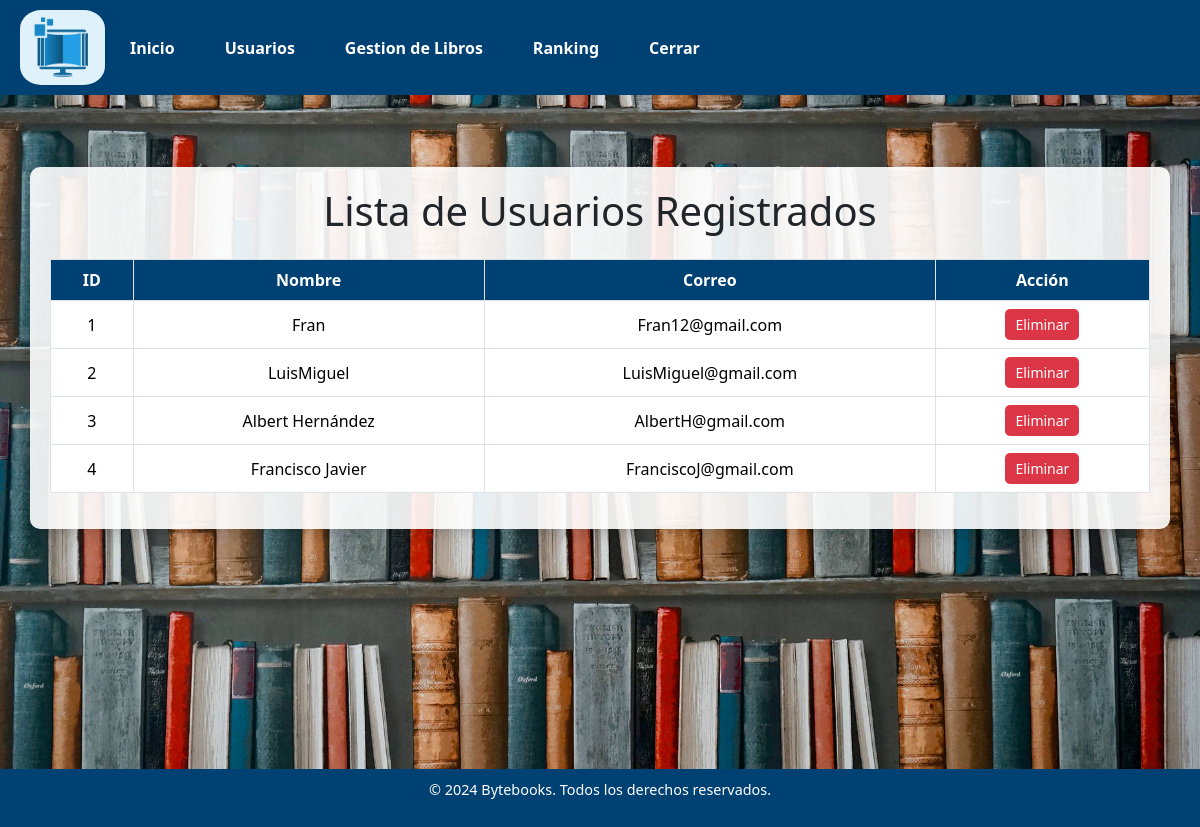
Screenshot of /admin/users with the database file from the repository.
### models.py (models this page shows, shortened)
class Usuario(db.Model):
    __tablename__ = 'usuario'
    id = db.Column(db.Integer, primary_key=True)  # ID único
    nombre = db.Column(db.String(80), nullable=False)  # Nombre del usuario
    correo = db.Column(db.String(120), unique=True, nullable=False)  # Correo único
    password = db.Column(db.String(120), nullable=False)  # Contraseña
    is_admin = db.Column(db.Boolean, default=False)  # Indicador si es administrador o no

### routes/admin_routes.py (the view)
@admin_bp.route('/users')
def users():
    usuarios = Usuario.query.all()
    return render_template('users.html', usuarios=usuarios)

### templates/admin/users.html (shortened to what this page needs)
<!DOCTYPE html>
<html lang="es">
<head>
    <link href="https://cdn.jsdelivr.net/npm/bootstrap@5.3.2/dist/css/bootstrap.min.css" rel="stylesheet">
</head>
<body>
    {% include 'admin/Cabecera.html' %}
    <br>
    <br>
    <div class="container my-4 table-container">
        <h1 class="text-center mb-4">Lista de Usuarios Registrados</h1>
        <div class="table-responsive">
            <table class="table table-bordered">
                <thead>
                    <tr>
                        <th>ID</th>
                        <th>Nombre</th>
                        <th>Correo</th>
                        <th>Acción</th>
                    </tr>
                </thead>
                <tbody>
                    {% for usuario in usuarios %}
                    <tr>
                        <td>{{ usuario.id }}</td>
                        <td>{{ usuario.nombre }}</td>
                        <td>{{ usuario.correo }}</td>
                        <td>
                            <a href="#" class="btn btn-delete btn-action">Eliminar</a>
                        </td>
                    </tr>
                    {% else %}
                    <tr>
                        <td colspan="4">No hay usuarios registrados.</td>
                    </tr>
                    {% endfor %}
                </tbody>
            </table>
        </div>
    </div>
    <br>
    <br>
    <br>
    <br>
    <br>
    <br>
    <br>
    <br>
    <br>
    {% include 'admin/Pie.html' %}
</body>
</html>

### templates/admin/users.html (style rules this page uses)
body { height: 100%; margin: 0; background-image: url('/static/images/Fondo.jpg'); background-size: cover; background-repeat: no-repeat; background-attachment: fixed; background-position: center; }
.table-container { margin-top: 30px; background-color: rgba(255, 255, 255, 0.9); padding: 20px; border-radius: 10px; box-shadow: 0 4px 15px rgba(0, 0, 0, 0.2); }
.table th, .table td { vertical-align: middle; text-align: center; }
.table th { background-color: #004173; color: white; }
.btn-action { font-size: 14px; padding: 5px 10px; border-radius: 5px; transition: all 0.3s ease; }
.btn-delete { background-color: #dc3545; border: none; color: white; }

### rows the page displays
Usuario: id "1", nombre "Fran", correo "Fran12@gmail.com"
Usuario: id "2", nombre "LuisMiguel", correo "LuisMiguel@gmail.com"
Usuario: id "3", nombre "Albert Hernández", correo "AlbertH@gmail.com"
Usuario: id "4", nombre "Francisco Javier", correo "FranciscoJ@gmail.com"
